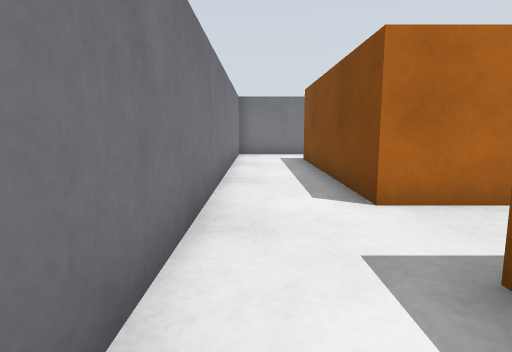
View 1 (above)

22 first-person views from a walk through a robot-simulator world made for Gazebo. The camera is 0.22 m above the floor, tilts 8° down and sees 75° across. The floor is counted in squares, 0.2 m on a side. Each view is taken from the middle of a square. On the plan, view 1 faces up. The plan holds only what a view shows up to about 13 squares ahead; the rest is blank. The place goes on beyond the plan.

View 2
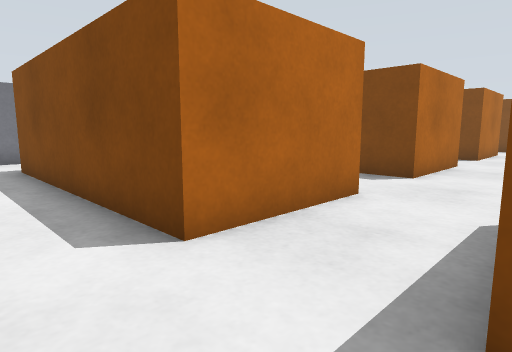

View 3
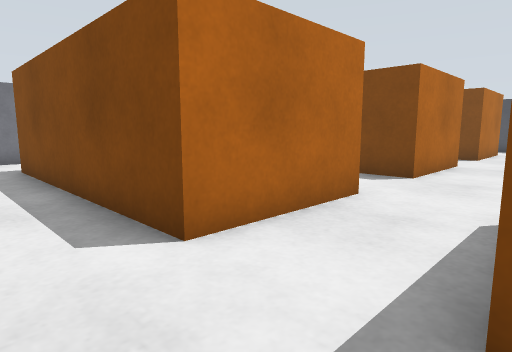

View 4
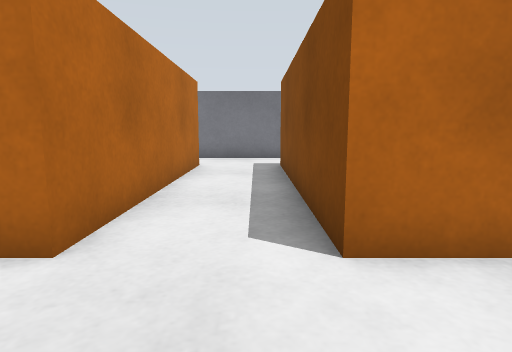

View 5
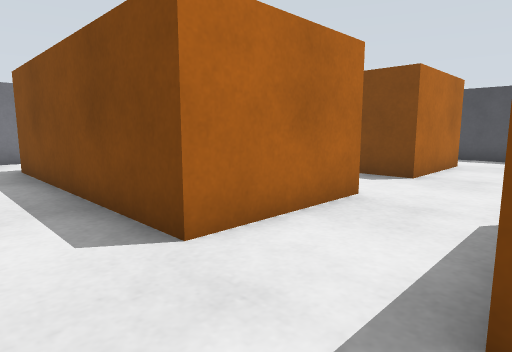

View 6
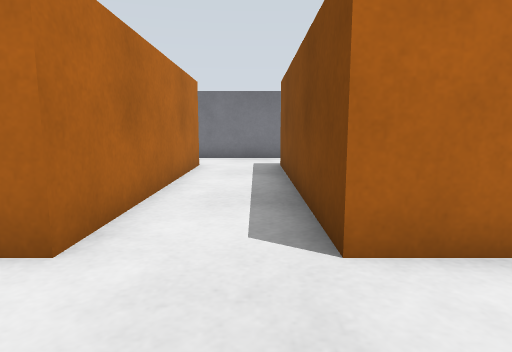

View 7
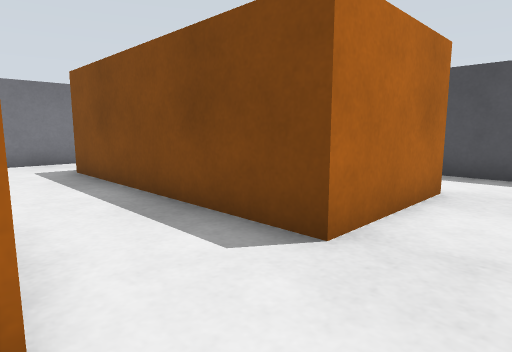

View 8
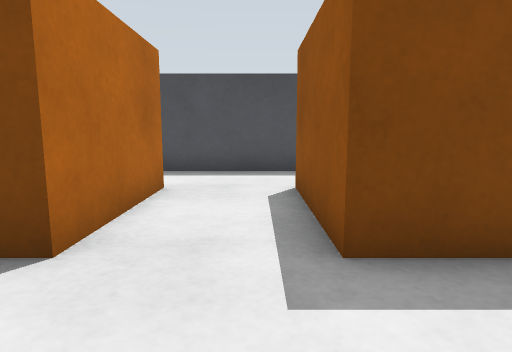

View 9
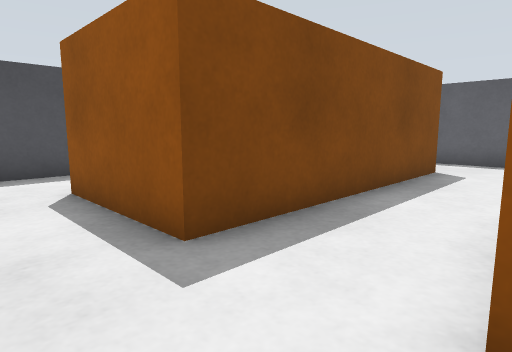

View 10
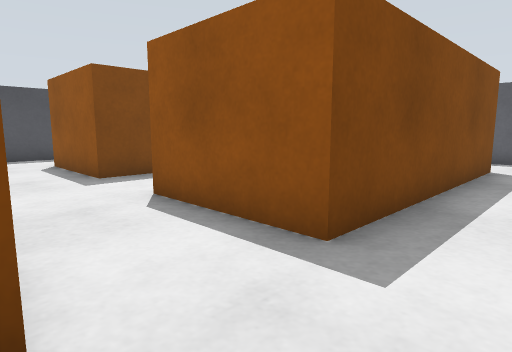

View 11
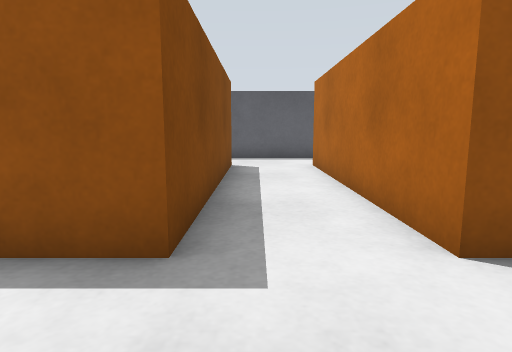

View 12
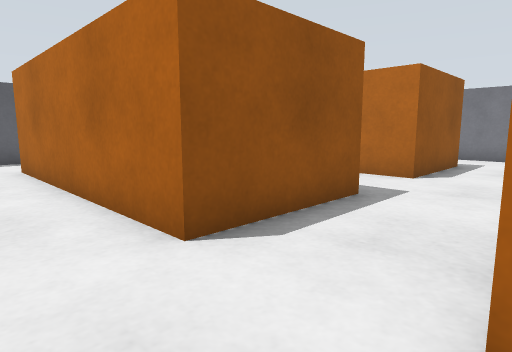

View 13
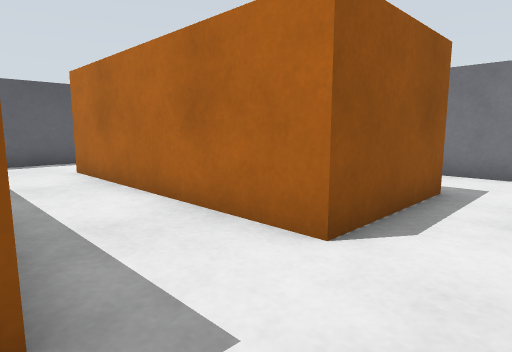

View 14
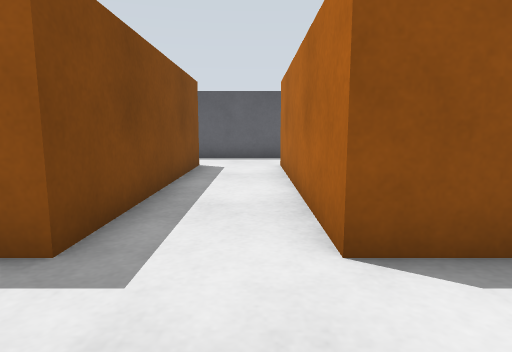

View 15
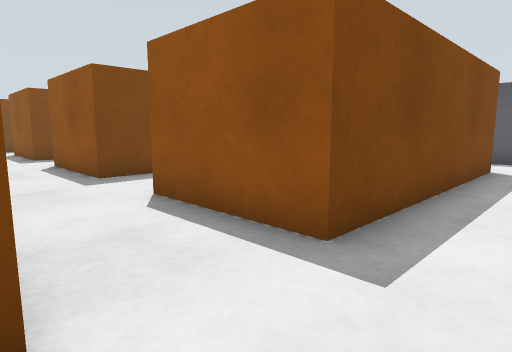

View 16
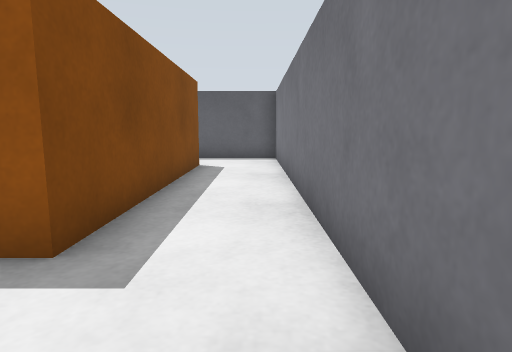

View 17
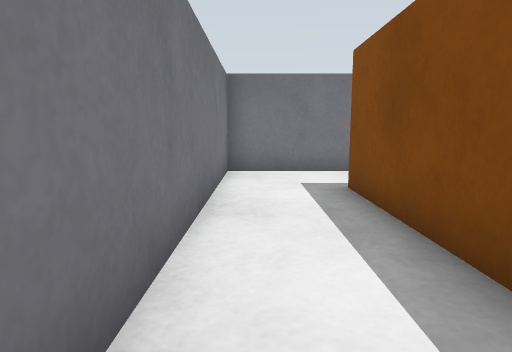

View 18
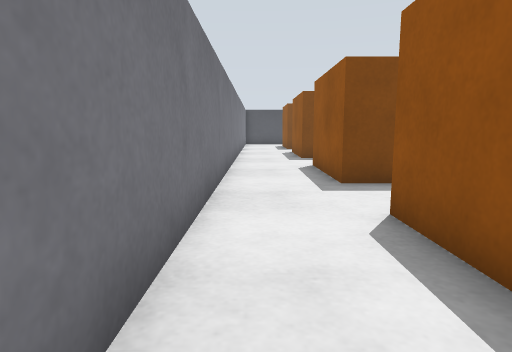

View 19
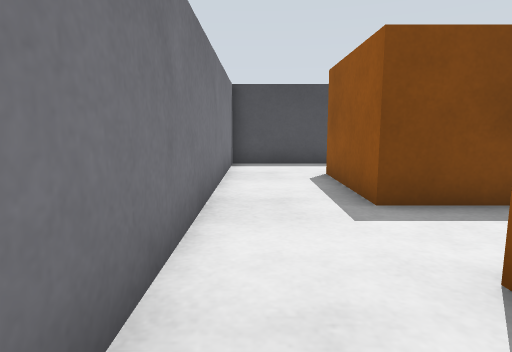

View 20
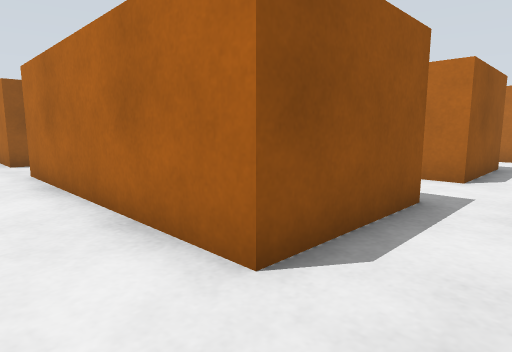

View 21
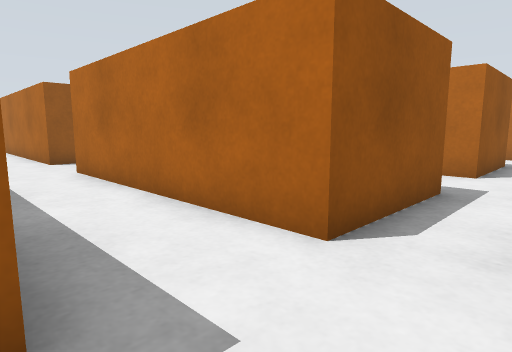

View 22
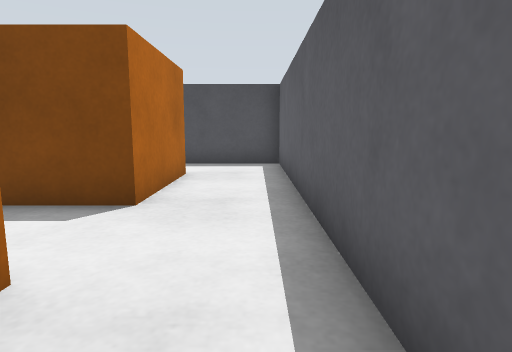

### Floor plan
Key: @ floor where view 1 was taken; # wall or solid block; . floor; B orange box.
Columns run from 1 left of view 1 to 26 right of it. Each row starts with its distance up from view 1.
 15 ############################
 14 #..........................#
 13 #..........................#
 12 #..BBBB..BBBB..BBBB..BBBB..#
 11 #..B  B..B  B..B  B..B  B..
 10 #..B  B..B  B..B  B..B  B..
  9 #..B  B..B  B..B  B..B  B.
  8 #..B  B..B  B..B  B..B  B.
  7 #..B  B..B  B..B  B..B  B.
  6 #..B  B..B  B..B  B..B  B.
  5 #..BBBB..BBBB..BBBB..BBBB..#
  4 #..........................#
  3 #..........................#
  2 #..BBBB..BBBB..BBBB..BBBB..#
  1 #..B  B..B  B..B  B..B  B
  0 #@.B  B..B  B..B  B..B
 -1 #..B  B..B  B..B  B..B
 -2 #..B  B..B  B..B  B..B
 -3 #..B  B..B  B..B   ..B
 -4 #..B  B..B  B..B   ..B
 -5 #..B  B..B  B..B  B..BBBB..#
 -6 #...  ....  ....  .........#
 -7 #...  ....  ..... .........#
 -8 ##########  ################

Positions as (right, up) in squares from view 1, and headings:
1: (0, 0), facing up
2: (0, 2), facing up-right
3: (6, 2), facing up-right
4: (7, 2), facing up
5: (12, 2), facing up-right
6: (13, 2), facing up
7: (17, 3), facing up-right
8: (17, 3), facing right
9: (17, 4), facing down-right
10: (12, 5), facing down-right
11: (13, 5), facing down
12: (13, 5), facing down-left
13: (8, 4), facing down-left
14: (6, 5), facing down
15: (0, 5), facing down-right
16: (0, 5), facing down
17: (0, 6), facing up
18: (1, 14), facing right
19: (15, 14), facing right
20: (25, 14), facing down-left
21: (20, 14), facing down-left
22: (15, -7), facing right
